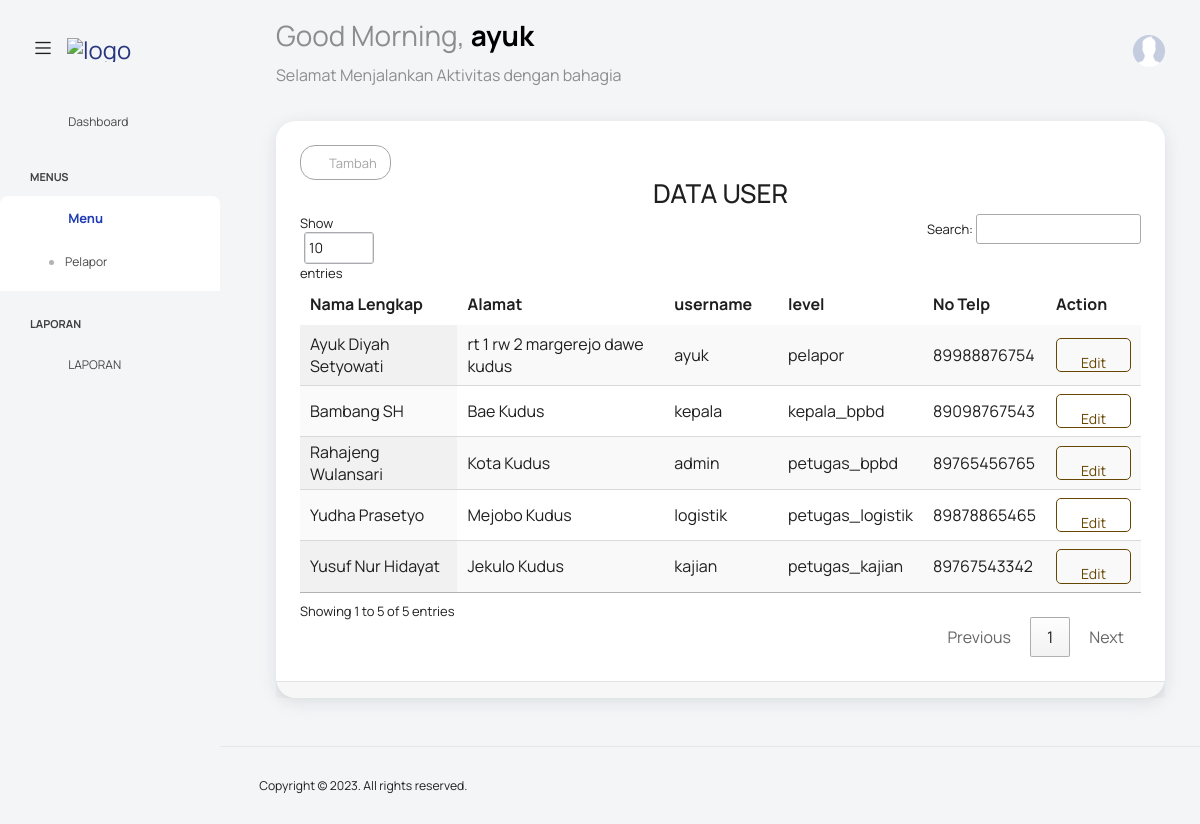
/?user=user (signed in), run on the app's committed database.
### tables this page shows
CREATE TABLE `user` (
  `id_user` int(11) NOT NULL,
  `username` varchar(100) DEFAULT NULL,
  `password` varchar(100) DEFAULT NULL,
  `level` varchar(20) DEFAULT NULL
);

CREATE TABLE `petugas_bpbd` (
  `id_petugas_bpbd` int(11) NOT NULL,
  `id_user` int(11) NOT NULL,
  `nama` varchar(100) DEFAULT NULL,
  `alamat` text DEFAULT NULL,
  `no_telp` varchar(13) DEFAULT NULL
);

CREATE TABLE `kepala_bpbd` (
  `id_kepala_bpbd` int(11) NOT NULL,
  `id_user` int(11) NOT NULL,
  `nama` varchar(100) DEFAULT NULL,
  `alamat` text DEFAULT NULL,
  `no_telp` varchar(13) DEFAULT NULL
);

CREATE TABLE `petugas_kajian` (
  `id_petugas_kajian` int(11) NOT NULL,
  `id_user` int(11) NOT NULL,
  `nama` varchar(100) DEFAULT NULL,
  `alamat` text DEFAULT NULL,
  `no_telp` varchar(13) DEFAULT NULL
);

CREATE TABLE `petugas_logistik` (
  `id_petugas_logistik` int(11) NOT NULL,
  `id_user` int(11) NOT NULL,
  `nama` varchar(100) DEFAULT NULL,
  `alamat` text DEFAULT NULL,
  `no_telp` varchar(13) DEFAULT NULL
);

CREATE TABLE `pelapor` (
  `id_pelapor` int(11) NOT NULL,
  `id_user` int(11) NOT NULL,
  `id_daftar` int(11) DEFAULT NULL,
  `nama_pelapor` varchar(100) DEFAULT NULL,
  `alamat_pelapor` text DEFAULT NULL,
  `no_telp_pelapor` varchar(14) DEFAULT NULL
);

### config/config.php (called while the page is built, shortened)
<?php
class Config {
    public function UrlWeb(){
        $url = "http://localhost/pengaduan-bpbd";
        return $url;
    }
    public function TemplateAdmin($page){
        $url = $this->UrlWeb();
        include "views/partials/_header.php";
        include "views/partials/_navbar.php";
        include "views/partials/_sidebar.php";
        include $page;
        include "views/partials/_footer.php";
    }
}

### function.php (called while the page is built, shortened)
<?php
function Querybanyak($query){
    $mysqli = new mysqli("localhost","root","","pengaduan-bpbd");
    return $mysqli->query($query);
}
function Querysatudata($query){
    $koneksi = mysqli_connect("localhost","root","","pengaduan-bpbd");
    $query_cek = mysqli_query($koneksi, $query);
    return mysqli_fetch_array($query_cek, MYSQLI_BOTH);
}

### views/users/user.php (the view)
<div class="main-panel">
  <div class="content-wrapper">
    <div class="row">
      <div class="col-lg-12 grid-margin stretch-card">
        <div class="card">
          <div class="card-body">
            <div class="row">
              <div class="col-lg-12">
                <a href="<?= $url ?>?user=add" class="btn btn-sm btn-outline-secondary">
                    <i class="mdi mdi-library-plus"></i>
                    Tambah
                  </a>
              </div>
              <div class="col-lg-12 text-center">
                <h2>DATA USER</h2>
              </div>
            </div>
            <div class="table-responsive">
              <table id="myTable" class=" display">
                <thead>
                  <tr>
                    <th>
                      Nama Lengkap
                    </th>
                    <th>
                      Alamat
                    </th>
                    <th>
                      username
                    </th>
                    <th>
                      level
                    </th>
                    <th>
                      No Telp
                    </th>
                    <th>
                      Action
                    </th>
                  </tr>
                </thead>
                <tbody>
                  <?php
                      $users = Querybanyak("SELECT * FROM user");
                      foreach($users as $user){
                  ?>
                  <tr>
                    <td class="py-1">
                      <?php
                        $nama = "";
                        $no_telp = "";
                        $alamat = "";
                        switch ($user['level']){
                          case "petugas_bpbd":
                              $petugas_bpbd = Querysatudata("SELECT * FROM petugas_bpbd WHERE id_user = ".$user['id_user']." ");
                              $nama = $petugas_bpbd['nama'];
                              $no_telp = $petugas_bpbd['no_telp'];
                              $alamat = $petugas_bpbd['alamat'];
                            break;
                          case "petugas_kajian":
                              $petugas_kajian = Querysatudata("SELECT * FROM petugas_kajian WHERE id_user = ".$user['id_user']." ");
                              $nama = $petugas_kajian['nama'];
                              $no_telp = $petugas_kajian['no_telp'];
                              $alamat = $petugas_kajian['alamat'];
                            break;
                          case "petugas_logistik":
                              $petugas_logistik = Querysatudata("SELECT * FROM petugas_logistik WHERE id_user = ".$user['id_user']." ");
                              $nama = $petugas_logistik['nama'];
                              $no_telp = $petugas_logistik['no_telp'];
                              $alamat = $petugas_logistik['alamat'];
                            break;
                          case "kepala_bpbd":
                              $kepala_bpbd = Querysatudata("SELECT * FROM kepala_bpbd WHERE id_user = ".$user['id_user']." ");
                              $nama = $kepala_bpbd['nama'];
                              $no_telp = $kepala_bpbd['no_telp'];
                              $alamat = $kepala_bpbd['alamat'];
                            break;
                          case "pelapor":
                              $pelapor = Querysatudata("SELECT * FROM pelapor WHERE id_user = ".$user['id_user']." ");
                              $nama = $pelapor['nama_pelapor'];
                              $no_telp = $pelapor['no_telp_pelapor'];
                              $alamat = $pelapor['alamat_pelapor'];
                            break;
                        }
                      ?>
                      <?= $nama ?>
                    </td>
                    <td> <?= $alamat ?>
                    </td>
                    <td>
                      <?= $user['username']; ?>
                    </td>
                    <td>
                      <?= $user['level']; ?>
                    </td>
                    <td>
                      <?= $no_telp ?>
                    </td>
                    <td>
                      <a href="<?= $url ?>/?user=edit&id=<?= $user['id_user']; ?>" class="btn btn-lg btn-outline-warning btn-icon-text">
                        <i class="ti-pencil-alt"></i>
                        Edit
                      </a>
                    </td>
                  </tr>
                  <?php
                      }
                  ?>
                </tbody>
              </table>
            </div>
          </div>
          <div class="card-footer">
          </div>
        </div>
      </div>
    </div>
  </div>

### data on the page
user: petugas_bpbd.nama "Rahajeng Wulansari", petugas_bpbd.alamat "Kota Kudus", username "admin", level "petugas_bpbd", petugas_bpbd.no_telp "89765456765"
user: kepala_bpbd.nama "Bambang SH", kepala_bpbd.alamat "Bae Kudus", username "kepala", level "kepala_bpbd", kepala_bpbd.no_telp "89098767543"
user: petugas_kajian.nama "Yusuf Nur Hidayat", petugas_kajian.alamat "Jekulo Kudus", username "kajian", level "petugas_kajian", petugas_kajian.no_telp "89767543342"
user: petugas_logistik.nama "Yudha Prasetyo", petugas_logistik.alamat "Mejobo Kudus", username "logistik", level "petugas_logistik", petugas_logistik.no_telp "89878865465"
user: pelapor.nama_pelapor "Ayuk Diyah Setyowati", pelapor.alamat_pelapor "rt 1 rw 2 margerejo dawe kudus", username "ayuk", level "pelapor", pelapor.no_telp_pelapor "89988876754"

### other printed values
$_SESSION['username'] "ayuk"
